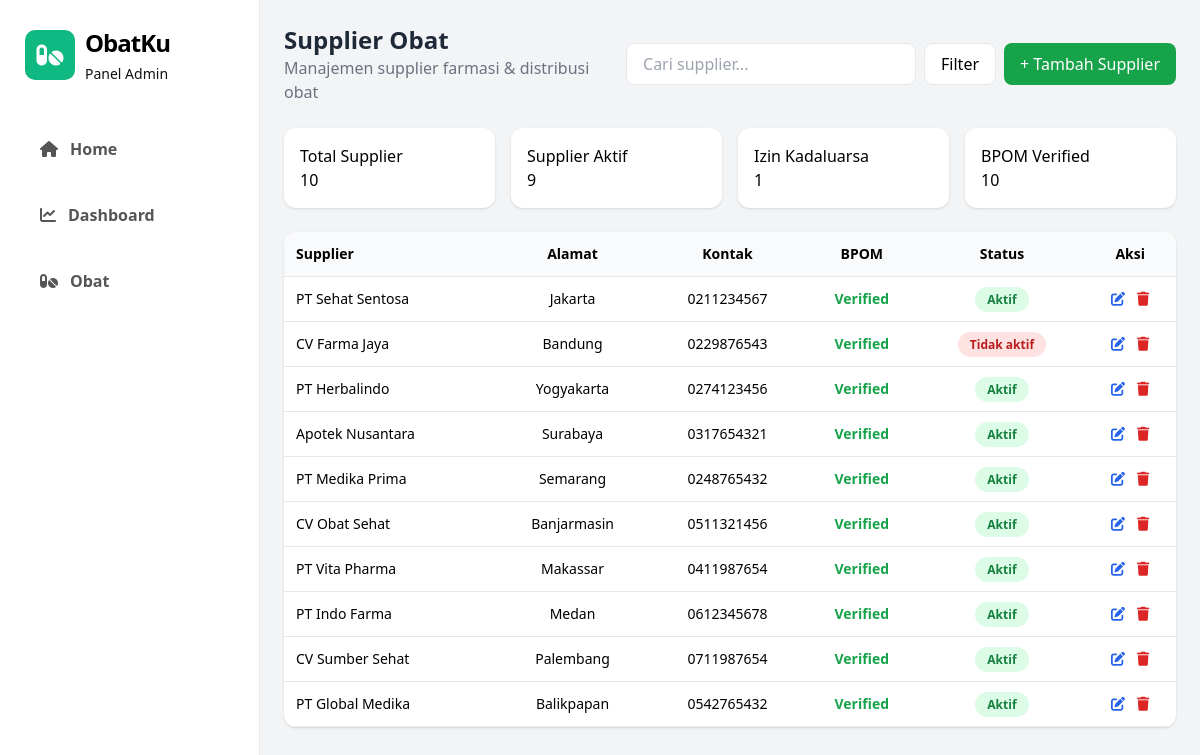
Page /ADMIN/supplier/supplier.php on the committed database.
### tables this page shows
CREATE TABLE `supplier` (
  `id_supplier` int(11) NOT NULL,
  `nama_supplier` varchar(100) NOT NULL,
  `alamat` text DEFAULT NULL,
  `no_telepon` varchar(20) DEFAULT NULL,
  `status` enum('aktif','tidak aktif') DEFAULT 'aktif',
  `BPOM` enum('verified','unverified') DEFAULT 'unverified'
);

### ADMIN/supplier/supplier.php (the view, shortened to what this page needs)
<?php
include '../../config/conn.php';
$total       = mysqli_fetch_assoc(mysqli_query($db, "SELECT COUNT(*) as total FROM supplier"))['total'];
$aktif       = mysqli_fetch_assoc(mysqli_query($db, "SELECT COUNT(*) as aktif FROM supplier WHERE status='aktif'"))['aktif'];
$kadaluarsa  = mysqli_fetch_assoc(mysqli_query($db, "SELECT COUNT(*) as kadaluarsa FROM supplier WHERE status='tidak aktif'"))['kadaluarsa'];
$bpom        = mysqli_fetch_assoc(mysqli_query($db, "SELECT COUNT(*) as bpom FROM supplier WHERE BPOM='verified'"))['bpom'];
$sql = "SELECT * FROM supplier";
$suppliers = mysqli_query($db, $sql);
?>
<!DOCTYPE html>
<html lang="id">
<head>
  <link rel="stylesheet" href="https://cdnjs.cloudflare.com/ajax/libs/font-awesome/6.5.0/css/all.min.css">
  <script src="https://cdn.tailwindcss.com"></script>
</head>
 <?php include '../../asset/siderbar.php'?>
<body class="bg-gray-100 font-sans">
<div class="ml-[260px] p-6">
  <div class="flex flex-col md:flex-row md:items-center md:justify-between gap-4">
    <div>
      <h1 class="text-2xl font-bold text-gray-800">Supplier Obat</h1>
      <p class="text-gray-500">Manajemen supplier farmasi & distribusi obat</p>
    </div>
    <div class="flex gap-2 w-full md:w-auto">
      <input type="text" id="searchSupplier" placeholder="Cari supplier..."
        class="flex-1 md:w-80 px-4 py-2 border rounded-lg focus:ring-2 focus:ring-green-400"/>
      <button onclick="toggleFilter()" class="px-4 py-2 border rounded-lg bg-white">Filter</button>
      <button onclick="openModal('modalAdd')" class="px-4 py-2 bg-green-600 text-white rounded-lg">+ Tambah Supplier</button>
    </div>
  </div>
  <div class="grid grid-cols-1 md:grid-cols-4 gap-4 mt-6">
    <div class="bg-white p-4 rounded-xl shadow"><p>Total Supplier</p><h2><?php echo $total; ?></h2></div>
    <div class="bg-white p-4 rounded-xl shadow"><p>Supplier Aktif</p><h2><?php echo $aktif; ?></h2></div>
    <div class="bg-white p-4 rounded-xl shadow"><p>Izin Kadaluarsa</p><h2><?php echo $kadaluarsa; ?></h2></div>
    <div class="bg-white p-4 rounded-xl shadow"><p>BPOM Verified</p><h2><?php echo $bpom; ?></h2></div>
  </div>
  <div id="supplierTable" class="bg-white rounded-xl shadow mt-6 overflow-x-auto">
  <table class="w-full text-sm border-collapse">
    <thead class="bg-gray-50">
      <tr class="border-b">
        <th class="p-3 text-left">Supplier</th>
        <th class="p-3 text-center">Alamat</th>
        <th class="p-3 text-center">Kontak</th>
        <th class="p-3 text-center">BPOM</th>
        <th class="p-3 text-center">Status</th>
        <th class="p-3 text-center">Aksi</th>
      </tr>
    </thead>
    <tbody>
      <?php while($row = mysqli_fetch_assoc($suppliers)) { ?>
      <tr class="hover:bg-gray-50 border-b">
        <td class="p-3 font-medium">
          <?php echo $row['nama_supplier']; ?>
        </td>
        <td class="p-3 text-center">
          <?php echo $row['alamat']; ?>
        </td>
        <td class="p-3 text-center">
          <?php echo $row['no_telepon']; ?>
        </td>
        <td class="p-3 text-center">
          <span class="<?php echo $row['BPOM']=='verified' ? 'text-green-600 font-semibold' : 'text-red-600 font-semibold'; ?>">
            <?php echo ucfirst($row['BPOM']); ?>
          </span>
        </td>
        <td class="p-3 text-center">
          <span class="<?php echo $row['status']=='aktif' ? 'bg-green-100 text-green-700' : 'bg-red-100 text-red-700'; ?> px-3 py-1 rounded-full text-xs font-semibold">
            <?php echo ucfirst($row['status']); ?>
          </span>
        </td>
<td class="p-3 text-center flex gap-3 justify-center">
  <button onclick="openEditModal(<?php echo $row['id_supplier']; ?>, '<?php echo $row['nama_supplier']; ?>', '<?php echo $row['alamat']; ?>', '<?php echo $row['no_telepon']; ?>', '<?php echo $row['BPOM']; ?>', '<?php echo $row['status']; ?>')" class="text-blue-600 hover:text-blue-800">
    <i class="fa fa-edit"></i>
  </button>
  <button onclick="openDeleteModal(<?php echo $row['id_supplier']; ?>)" class="text-red-600 hover:text-red-800">
    <i class="fa fa-trash"></i>
  </button>
</td>
      </tr>
      <?php } ?>
    </tbody>
  </table>
</div>
</div>
</body>
</html>

### asset/siderbar.php (shortened to what this page needs)
<div class="sidebar">
    <div class="logo">
        <div class="logo-icon"><i class="fas fa-pills"></i></div>
        <div>
            <h2>ObatKu</h2>
            <span>Panel Admin</span>
        </div>
    </div>
  <?php $base = "/toko_obat/ADMIN/"; ?>
<div class="menu">
    <a href="<?= $base ?>homeback.php" class="<?= basename($_SERVER['PHP_SELF'])=='homeback.php'?'active':'' ?>">
        <i class="fas fa-home"></i> Home
    </a>
    <a href="<?= $base ?>laporan.php" class="<?= basename($_SERVER['PHP_SELF'])=='laporan.php'?'active':'' ?>">
        <i class="fas fa-chart-line"></i> Dashboard
    </a>
    <a href="<?= $base ?>data_obat.php" class="<?= basename($_SERVER['PHP_SELF'])=='data_obat.php'?'active':'' ?>">
        <i class="fas fa-pills"></i> Obat
    </a>
</div>
</div>

### asset/siderbar.php (style rules this page uses)
.sidebar { width: 260px; height: 100vh; background: #fff; position: fixed; top: 0; left: 0; border-right: 1px solid #f3f4f6; padding: 30px 20px; }
.logo { display: flex; align-items: center; gap: 15px; margin-bottom: 50px; }
.logo-icon { width: 50px; height: 50px; background: #10b981; color: white; display: flex; align-items: center; justify-content: center; border-radius: 12px; font-size: 24px; }
.logo h2 { font-size: 24px; font-weight: 800; color: #000; margin: 0; letter-spacing: -1px; }
.logo span { font-size: 14px; color: #111; font-weight: 500; }
.menu { display: flex; flex-direction: column; gap: 8px; }

### ADMIN/supplier/supplier.php (style rules this page uses)
body { font-family: 'Inter', sans-serif; margin: 0; background-color: #f9fafb; }
.sidebar { width:260px; height:100vh; background:#fff; position:fixed; border-right:1px solid #e5e7eb; padding:25px; }
.logo { display:flex; align-items:center; gap:10px; margin-bottom:40px; }
.logo-icon { background:#10b981; color:#fff; padding:10px; border-radius:10px; }
.menu a { display:flex; align-items:center; gap:12px; padding:12px 15px; margin-bottom:10px; border-radius:12px; text-decoration:none; color:#555; font-weight:600; }

### rows in the picture
supplier: nama_supplier "PT Sehat Sentosa", alamat "Jakarta", no_telepon "0211234567", BPOM "Verified", status "Aktif"
supplier: nama_supplier "CV Farma Jaya", alamat "Bandung", no_telepon "0229876543", BPOM "Verified", status "Tidak aktif"
supplier: nama_supplier "PT Herbalindo", alamat "Yogyakarta", no_telepon "0274123456", BPOM "Verified", status "Aktif"
supplier: nama_supplier "Apotek Nusantara", alamat "Surabaya", no_telepon "0317654321", BPOM "Verified", status "Aktif"
supplier: nama_supplier "PT Medika Prima", alamat "Semarang", no_telepon "0248765432", BPOM "Verified", status "Aktif"
supplier: nama_supplier "CV Obat Sehat", alamat "Banjarmasin", no_telepon "0511321456", BPOM "Verified", status "Aktif"
supplier: nama_supplier "PT Vita Pharma", alamat "Makassar", no_telepon "0411987654", BPOM "Verified", status "Aktif"
supplier: nama_supplier "PT Indo Farma", alamat "Medan", no_telepon "0612345678", BPOM "Verified", status "Aktif"
supplier: nama_supplier "CV Sumber Sehat", alamat "Palembang", no_telepon "0711987654", BPOM "Verified", status "Aktif"
supplier: nama_supplier "PT Global Medika", alamat "Balikpapan", no_telepon "0542765432", BPOM "Verified", status "Aktif"

### other values in the picture
$total "10"
$aktif "9"
$kadaluarsa "1"
$bpom "10"
